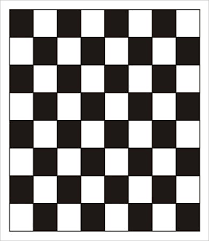
#> input picture computer vision/originals/checkers.png, 209 x 241 px
$ python corners.py
#> lines starting #> are read from the running program, lines starting #| are printed output that depends on the picture; after the words box and inside, x2 and y2 are one past the last pixel; in counts of white or black regions, pixels touching at a corner belong together
import cv2
import numpy as np
img = cv2.imread('originals/checkers.png')
#> img is the input picture: shape (241, 209, 3); mean B, G, R 148.4, 149.7, 152.1
gray = cv2.cvtColor(img, cv2.COLOR_BGR2GRAY)

blocksize=2
ksize=3
k=0.01

gray = np.float32(gray)
dst = cv2.cornerHarris(gray,blocksize,ksize,k)
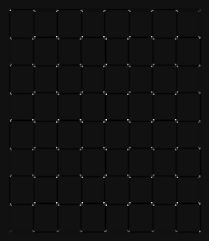
#> dst: shape (241, 209) float32; min -35000564, max 488323232, mean -317065.7; drawn with min black and max white

#result is dilated for marking the corners, not important
dst = cv2.dilate(dst,None)
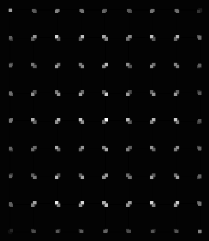
#> dst: shape (241, 209) float32; min -7092551, max 488323232, mean 7555764.5; drawn with min black and max white

# Threshold for an optimal value, it may vary depending on the image.
img[dst>0.01*dst.max()]=[255,0,0]
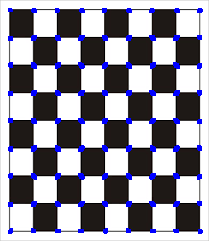
#> img: shape (241, 209, 3); 5.03% of pixels changed, all inside (x1, y1, x2, y2) = (8, 8, 203, 234)

cv2.imwrite(f'results/corners-block{blocksize}-ksize{ksize}-k{k}.jpg', img)
